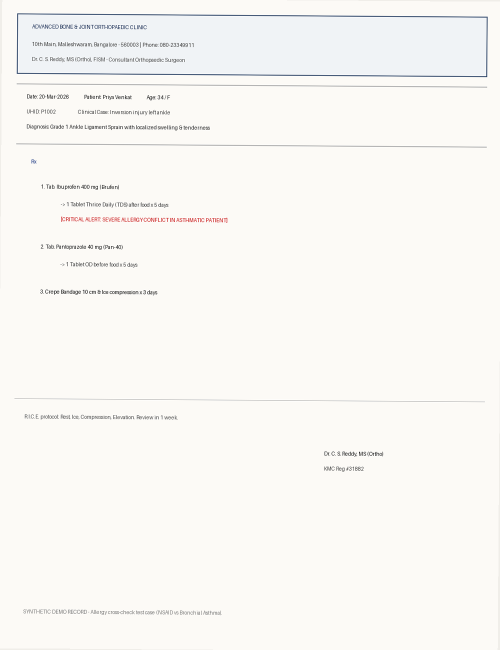
#> input picture sample_documents/ortho_care_nsaid_allergy_rx_p1002.png, 1000 x 1300 px (shown at 1/2 size)
$ python -i pdfRasterizer.py   (imports and definitions only)   (older library calls are emulated)
#> lines starting #> are read from the running program, lines starting #| are printed output that depends on the picture; after the words box and inside, x2 and y2 are one past the last pixel; in counts of white or black regions, pixels touching at a corner belong together
#> in preprocess_image_file, img is the input picture: shape (1300, 1000, 3); mean B, G, R 244, 247.2, 248.8
import sys
import os
import json
import math
import fitz  # PyMuPDF
from PIL import Image, ImageOps, ImageEnhance, ImageFilter

def deskew_image_cv2(cv_img):
    """
    Detect document tilt angle using Hough lines / threshold coordinates
    and rotate back to 0 degrees for optimal OCR token recognition.
    """
    try:
        import cv2
        import numpy as np

        gray = cv2.cvtColor(cv_img, cv2.COLOR_BGR2GRAY) if len(cv_img.shape) == 3 else cv_img
        # Invert colors so text is white
        thresh = cv2.threshold(gray, 0, 255, cv2.THRESH_BINARY_INV | cv2.THRESH_OTSU)[1]
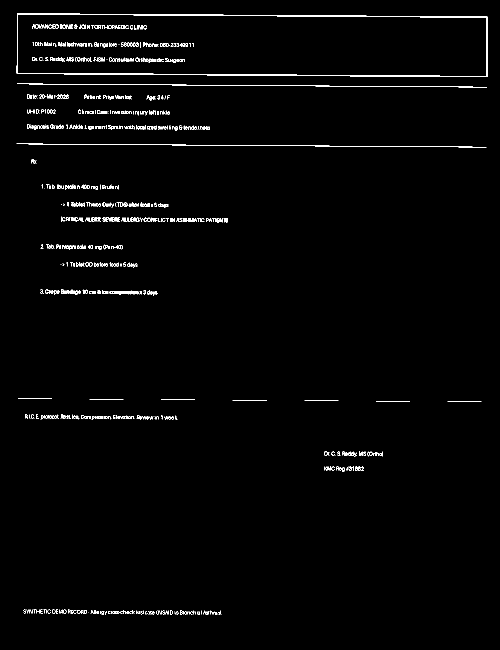
#> thresh: shape (1300, 1000) (shown at 1/2 size); 1.5% white in thin lines or dots, all inside (x1, y1, x2, y2) = (33, 27, 975, 1230)

        # Find all white pixels (text characters)
        coords = np.column_stack(np.where(thresh > 0))
#> coords = 19748 pairs, first value 27 to 1229, second value 33 to 974
        if len(coords) < 100:
            return cv_img, 0.0

        # Compute minimum area rectangle
        rect = cv2.minAreaRect(coords)
#> rect = ((630.2, 500.1), (1201.7, 941.1), -0.399)
        angle = rect[-1]
#> angle = -0.399

        # Determine true skew angle
        if angle < -45:
            angle = -(90 + angle)
        elif angle > 45:
            angle = 90 - angle
        else:
            angle = -angle
#> angle = 0.399

        # If angle is negligible, don't rotate
        if abs(angle) < 0.2 or abs(angle) > 25.0:
            return cv_img, 0.0

        (h, w) = cv_img.shape[:2]
#> h = 1300; w = 1000
        center = (w // 2, h // 2)
#> center = (500, 650)
        M = cv2.getRotationMatrix2D(center, angle, 1.0)
#> M = [[1, 0.00697, -4.52], [-0.00697, 1, 3.5]]
        rotated = cv2.warpAffine(cv_img, M, (w, h), flags=cv2.INTER_CUBIC, borderMode=cv2.BORDER_REPLICATE)
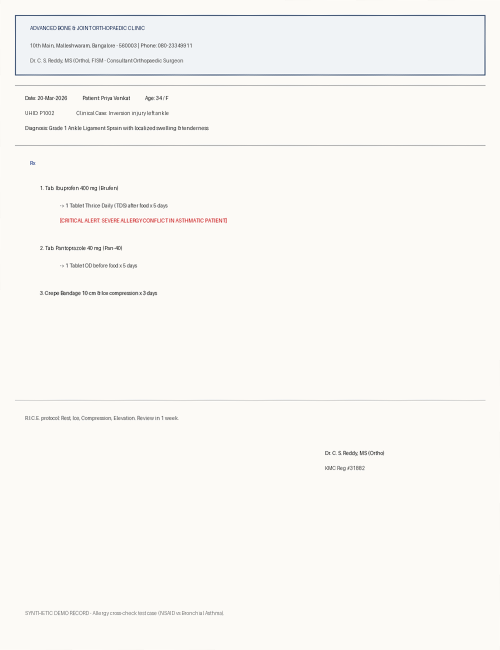
#> rotated: shape (1300, 1000, 3) (shown at 1/2 size); mean B, G, R 244, 247.2, 248.8
        return rotated, float(angle)
    except Exception:
        return cv_img, 0.0

def preprocess_image_file(image_path, output_path=None):
    """
    Multistage clinical image preprocessor:
    1. Deskew phone-captured prescription photos
    2. Normalize uneven background illumination (removes shadows/folds)
    3. Suppress interfering medical chart grid lines
    4. Adaptive contrast enhancement (CLAHE)
    5. Mild unsharp mask for crisp character stroke edges
    """
    if output_path is None:
        output_path = image_path

    try:
        import cv2
        import numpy as np

        img = cv2.imread(image_path)
        if img is None:
            raise ValueError(f"Failed to read image: {image_path}")

        # 1. Deskew
        img, skew_angle = deskew_image_cv2(img)
#> skew_angle = 0.399

        # Ensure minimum resolution for crisp character strokes
        h, w = img.shape[:2]
#> h = 1300; w = 1000
        if w < 2200:
            scale = 2200.0 / w
#> scale = 2.2
            img = cv2.resize(img, (2200, int(h * scale)), interpolation=cv2.INTER_LANCZOS4)
#> img: shape (2860, 2200, 3)

        gray = cv2.cvtColor(img, cv2.COLOR_BGR2GRAY) if len(img.shape) == 3 else img
#> gray: shape (2860, 2200)

        # 2. Background illumination normalization
        kernel_bg = cv2.getStructuringElement(cv2.MORPH_RECT, (41, 41))
        bg = cv2.dilate(gray, kernel_bg)
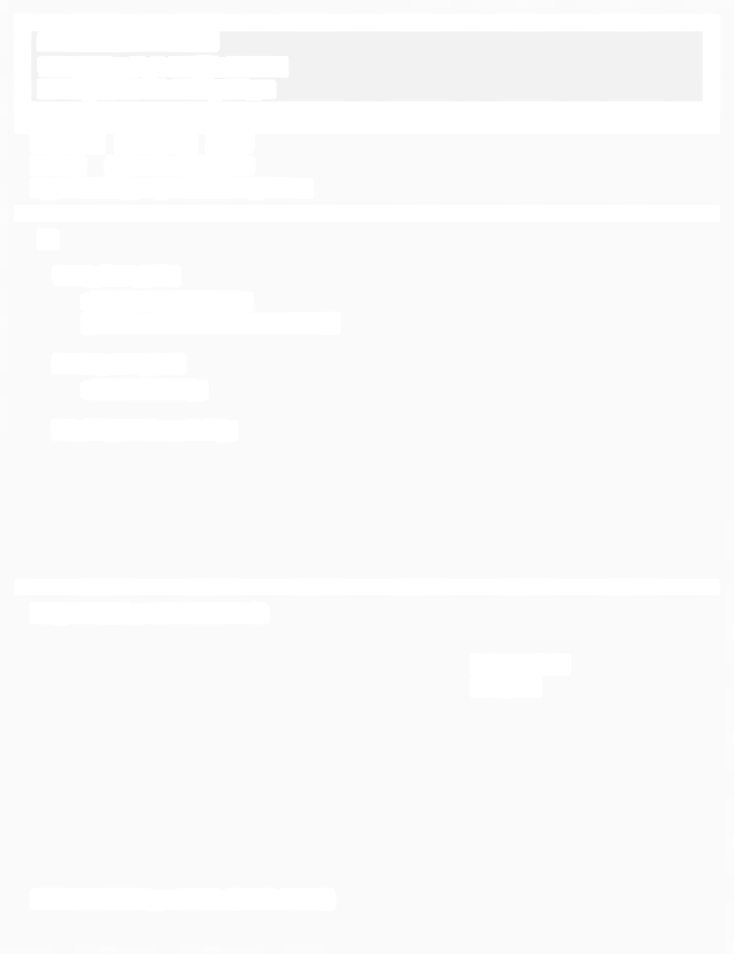
#> bg: shape (2860, 2200) (shown at 1/3 size); min 242, max 255, mean 250.6
        bg = cv2.medianBlur(bg, 21)
        diff = 255 - cv2.absdiff(gray, bg)
        norm = cv2.normalize(diff, None, alpha=0, beta=255, norm_type=cv2.NORM_MINMAX, dtype=cv2.CV_8UC1)

        # 3. Suppress interfering chart grid lines
        inv = 255 - norm
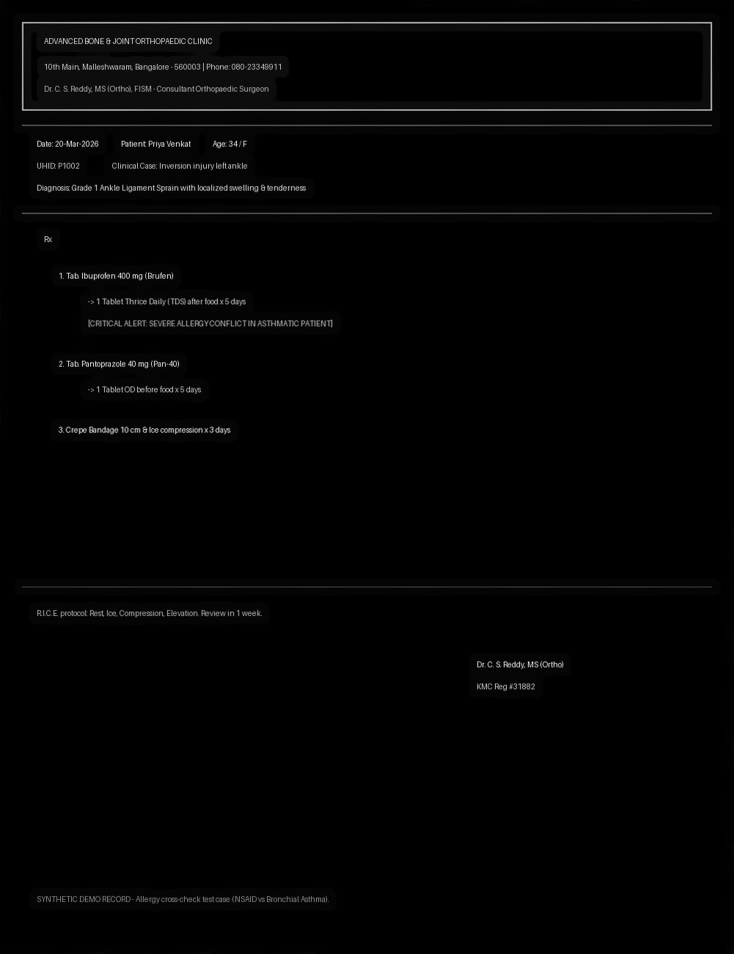
#> inv: shape (2860, 2200) (shown at 1/3 size); min 0, max 255, mean 3.5
        h_kernel = cv2.getStructuringElement(cv2.MORPH_RECT, (35, 1))
        h_lines = cv2.morphologyEx(inv, cv2.MORPH_OPEN, h_kernel)
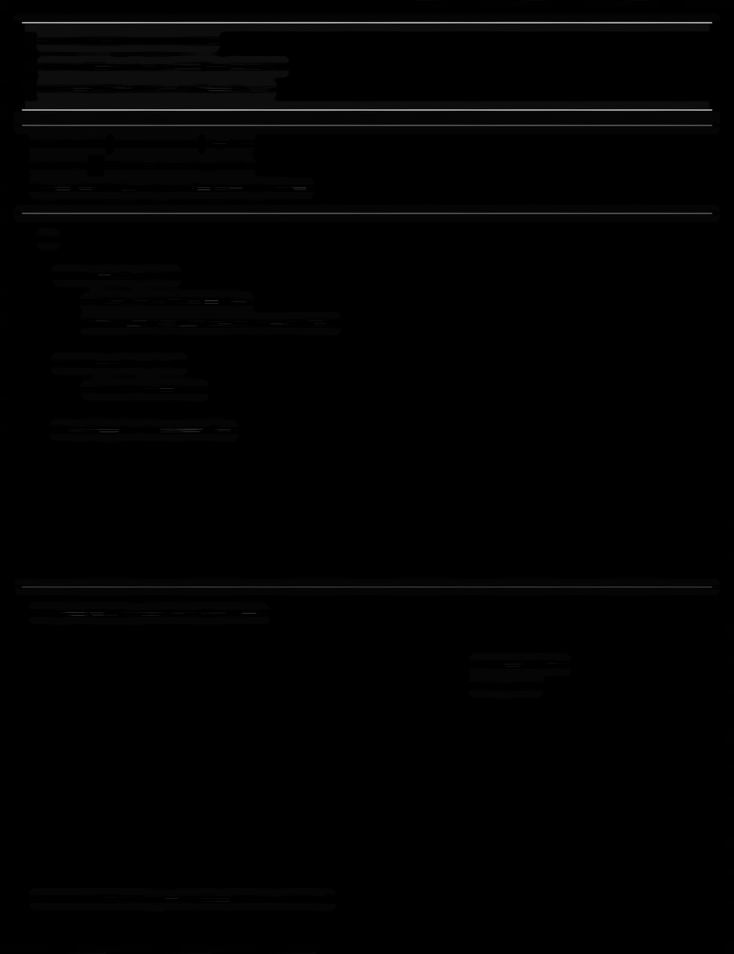
#> h_lines: shape (2860, 2200) (shown at 1/3 size); min 0, max 202, mean 1.8

        v_kernel = cv2.getStructuringElement(cv2.MORPH_RECT, (1, 35))
        v_lines = cv2.morphologyEx(inv, cv2.MORPH_OPEN, v_kernel)

        table_lines = cv2.add(h_lines, v_lines)
        no_lines = cv2.subtract(inv, table_lines)
        cleaned = 255 - no_lines
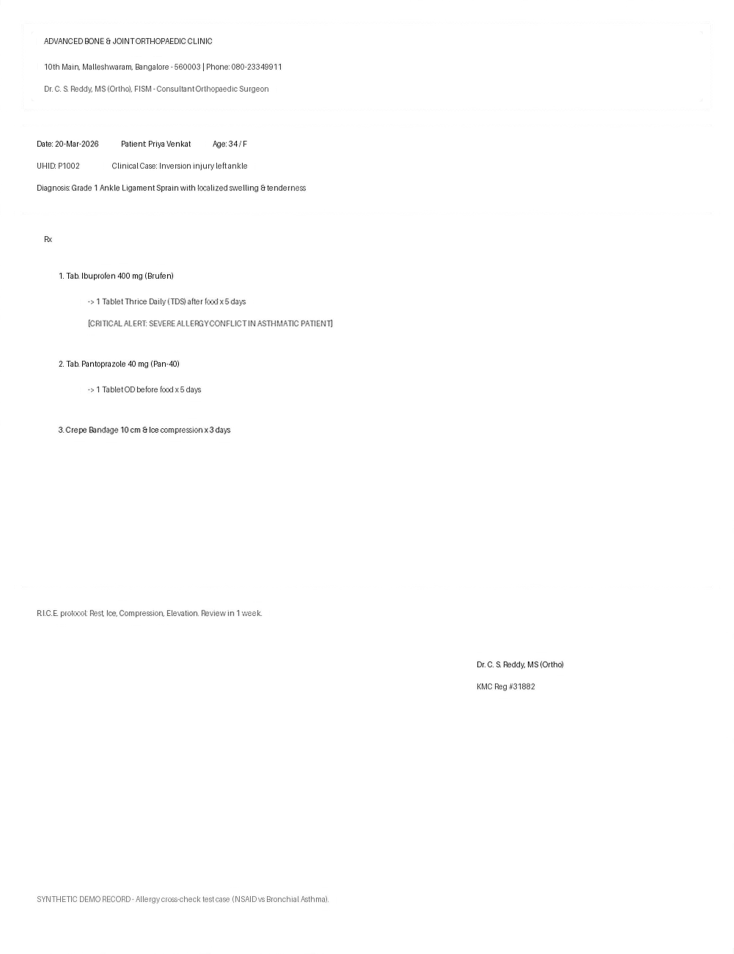
#> cleaned: shape (2860, 2200) (shown at 1/3 size); min 0, max 255, mean 253.5

        # 4. Adaptive contrast enhancement (CLAHE)
        clahe = cv2.createCLAHE(clipLimit=2.2, tileGridSize=(8, 8))
        enhanced = clahe.apply(cleaned)

        # 5. Mild unsharp masking
        gaussian = cv2.GaussianBlur(enhanced, (0, 0), 2.0)
        unsharp = cv2.addWeighted(enhanced, 1.4, gaussian, -0.4, 0)

        cv2.imwrite(output_path, unsharp)
        return output_path

    except Exception:
        # Fallback to high-quality PIL pipeline
        with Image.open(image_path) as im:
            if im.width < 2200:
                scale = 2200.0 / im.width
                new_w = 2200
                new_h = int(im.height * scale)
                im = im.resize((new_w, new_h), Image.Resampling.LANCZOS)

            gray = im.convert('L')
            contrasted = ImageOps.autocontrast(gray, cutoff=1)
            enhancer = ImageEnhance.Sharpness(contrasted)
            sharpened = enhancer.enhance(1.4)
            sharpened.save(output_path, 'PNG')
        return output_path

def rasterize_pdf(pdf_path, output_dir, dpi=250, preprocess=True):
    """
    Rasterize all PDF pages to high-resolution PNGs with automatic OCR contrast preprocessing.
    """
    os.makedirs(output_dir, exist_ok=True)
    doc = fitz.open(pdf_path)
    results = []
    zoom = dpi / 72.0
    matrix = fitz.Matrix(zoom, zoom)

    for i in range(len(doc)):
        page_num = i + 1
        page = doc[i]
        pix = page.get_pixmap(matrix=matrix, alpha=False)
        out_name = f"page_{page_num}.png"
        out_path = os.path.join(output_dir, out_name)
        pix.save(out_path)

        if preprocess:
            try:
                preprocess_image_file(out_path, out_path)
            except Exception:
                pass

        results.append({
            "page": page_num,
            "imagePath": out_path,
            "width": pix.width,
            "height": pix.height
        })

    doc.close()
    return results

# [25 lines not run here, left out]

>>> result = preprocess_image_file('../../sample_documents/ortho_care_nsaid_allergy_rx_p1002.png')
